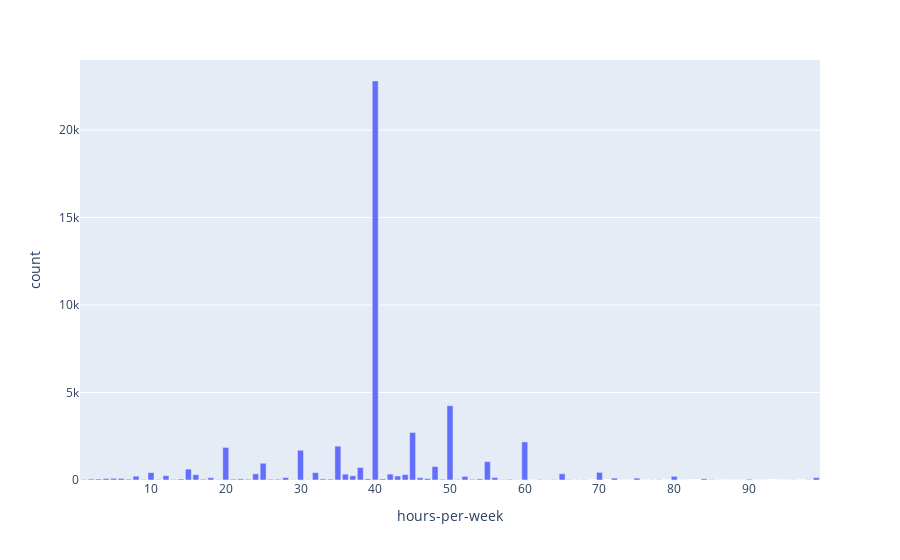

The cell this chart's notebook holds for it:
### Code cell
px.bar(hours_counts, x = 'hours-per-week', y = 'count')

### Figure 1 — Plotly figure (JSON) as saved in the notebook; plotly's stock layout.template omitted (floating-point values rounded to 4 significant figures)
{"data": [{"alignmentgroup": "True", "hovertemplate": "hours-per-week=%{x}<br>count=%{y}<extra></extra>", "legendgroup": "", "marker": {"color": "#636efa", "pattern": {"shape": ""}}, "name": "", "offsetgroup": "", "orientation": "v", "showlegend": false, "textposition": "auto", "type": "bar", "x": [1, 2, 3, 4, 5, 6, 7, 8, 9, 10, 11, 12, 13, 14, 15, 16, 17, 18, 19, 20, 21, 22, 23, 24, 25, 26, 27, 28, 29, 30, 31, 32, 33, 34, 35, 36, 37, 38, 39, 40, 41, 42, 43, 44, 45, 46, 47, 48, 49, 50, 51, 52, 53, 54, 55, 56, 57, 58, 59, 60, 61, 62, 63, 64, 65, 66, 67, 68, 69, 70, 72, 73, 74, 75, 76, 77, 78, 79, 80, 81, 82, 84, 85, 86, 87, 88, 89, 90, 91, 92, 94, 95, 96, 97, 98, 99], "xaxis": "x", "y": [27, 53, 59, 84, 95, 92, 45, 218, 27, 425, 20, 247, 28, 55, 623, 303, 42, 129, 19, 1862, 46, 62, 40, 354, 958, 40, 43, 140, 15, 1700, 12, 423, 61, 48, 1937, 336, 242, 714, 63, 22803, 59, 338, 227, 310, 2717, 129, 82, 770, 39, 4246, 20, 205, 39, 62, 1051, 141, 19, 38, 7, 2177, 4, 23, 15, 22, 355, 23, 6, 16, 1, 437, 107, 4, 3, 105, 4, 9, 13, 1, 210, 3, 1, 72, 17, 4, 1, 4, 3, 42, 3, 3, 1, 2, 9, 2, 14, 137], "yaxis": "y"}], "layout": {"autosize": true, "barmode": "relative", "legend": {"tracegroupgap": 0}, "margin": {"t": 60}, "xaxis": {"anchor": "y", "autorange": true, "domain": [0, 1], "range": [0.5, 99.5], "title": {"text": "hours-per-week"}, "type": "linear"}, "yaxis": {"anchor": "x", "autorange": true, "domain": [0, 1], "range": [0, 24000.0], "title": {"text": "count"}, "type": "linear"}}}
